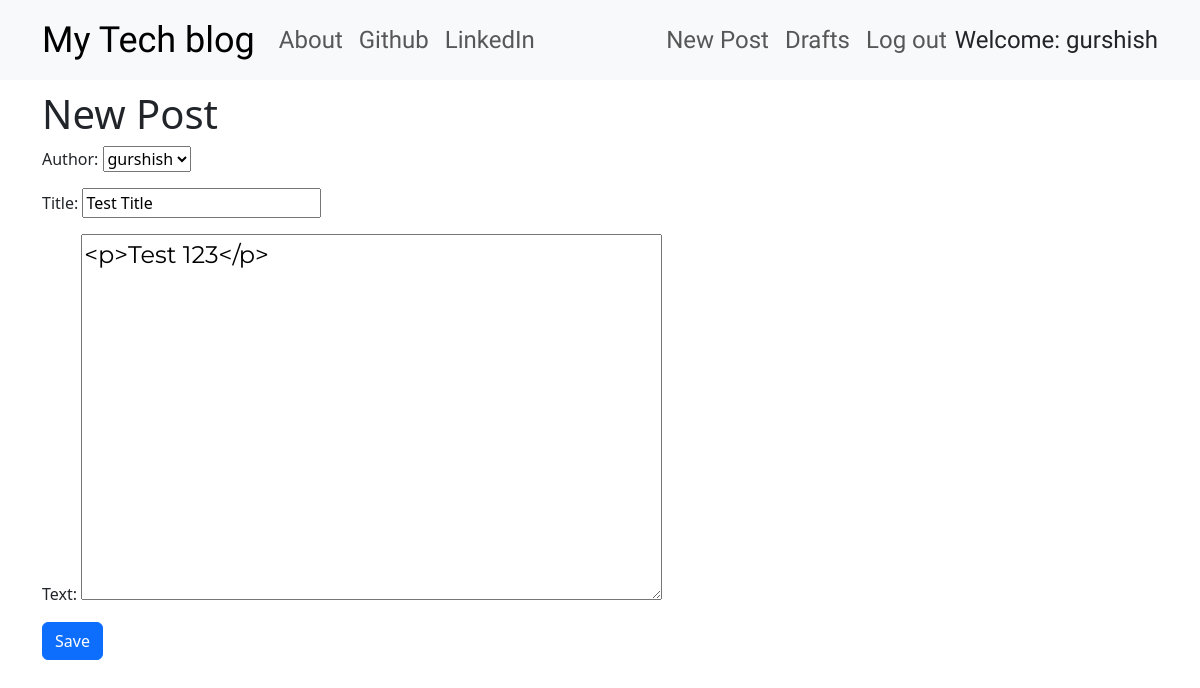
The page /post/4/edit (signed in) on the database its author committed.
### blog/models.py (models this page shows, shortened)
class Post(models.Model):
    author = models.ForeignKey('auth.User', on_delete=models.CASCADE)
    title = models.CharField(max_length=200)
    text = models.TextField()
    create_date = models.DateTimeField(default=timezone.now)
    published_date = models.DateTimeField(blank=True, null=True)

### blog/views.py (the view)
# urls.py: path("post/<int:pk>/edit",views.PostUpdateView.as_view(), name = "post_edit"),
class PostUpdateView(LoginRequiredMixin, UpdateView):
    login_url = '/login/'
    redirect_field_name = 'blog/post_detail.html'
    form_class = PostForm
    model = Post

### blog/forms.py
class PostForm(forms.ModelForm):
    class Meta():
        model = Post
        fields = ('author', 'title','text')
        widgets = {
            'title': forms.TextInput(attrs={'class':'textinputclass'}),
            'text': forms.Textarea(attrs={'class':'editable medium-editor-textarea postcontent loader'})
        }

### blog/templates/blog/post_form.html (shortened to what this page needs)
{% extends 'blog/base.html' %}
{% block content %}
<h1>New Post</h1>
<form  class="post-form" method="POST">
    {{ form.as_p}}
    <button type="submit" class="save btn btn-primary">Save</button>
</form>
{% endblock %}

### blog/templates/blog/base.html (shortened to what this page needs)
<!DOCTYPE html>
{% load static %}
<html lang="en">
<head>
    <link href="https://cdn.jsdelivr.net/npm/bootstrap@5.3.3/dist/css/bootstrap.min.css" rel="stylesheet">
    <link rel="stylesheet" href="https://cdn.jsdelivr.net/npm/bootstrap-icons/font/bootstrap-icons.css">
    <link rel="stylesheet" href="//cdn.jsdelivr.net/npm/medium-editor@latest/dist/css/medium-editor.min.css" type="text/css" media="screen" charset="utf-8">
     <link rel="stylesheet" href="{% static 'css/blog.css'%}">
</head>
<body class="loader">
    <nav class="navbar navbar-expand-lg bg-light techfont">
        <div class="container">
          <div class="navbar-nav align-items-center">
            <a class="navbar-brand bigbrand" href="{% url 'post_list' %}">My Tech blog</a>
            <a class="nav-item nav-link" href="{% url 'about' %}">About</a>
            <a class="nav-item nav-link" href="https://www.github.com">Github</a>
            <a class="nav-item nav-link" href="https://www.linkedin.com">LinkedIn</a>
          </div>
          <div class="navbar-nav align-items-center ml-auto">
            {% if user.is_authenticated %}
              <a class="nav-item nav-link" href="{% url 'post_new' %}">New Post</a>
              <a class="nav-item nav-link" href="{% url 'post_draft_list' %}">Drafts</a>
              <form method="post" action="{% url 'logout' %}" class="d-inline">
                <button type="submit" class="btn btn-link nav-link" style="border: none; background: none; cursor: pointer;">Log out</button>
            </form>
              <a >Welcome: {{ user.username }}</a>
            {% else %}
            <a class="nav-link ms-auto" href="{% url 'login' %}">
              <i class="bi bi-person"></i>
            </a>
            {% endif %}
          </div>
        </div>
      </nav>
    <div class="content container">
        <div class="row">
            <div class="col-md-8">
              <div class="blog_posts">
                {% block content %}
                {% endblock %}
              </div>
            </div>
        </div>
    </div>
</body>
</html>

### blog/static/css/blog.css (style rules this page uses)
.techfont { font-family: 'Russo One', sans-serif; font-size: 1.5em; margin-bottom: 10px; }
.postcontent { font-family: 'Montserrat'; font-size: 1.5em; }
.bigbrand { font-size: 1.5em; }
.loader { filter:hue-rotate(0deg); color: linear-gradient(45deg,#0f8,#08f); animation:hue 5000ms infinite linear; }

### rows shown on the page
Post: author "gurshish", title "Test Title", text "<p>Test 123</p>"

### other values the page prints
{{ user.username }} "gurshish"
